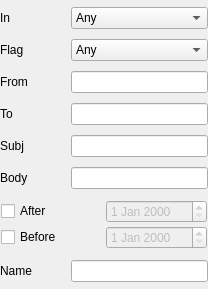
<ui version="4.0" >
 <class>SearchViewBase</class>
 <widget class="QWidget" name="SearchViewBase" >
  <property name="geometry" >
   <rect>
    <x>0</x>
    <y>0</y>
    <width>208</width>
    <height>289</height>
   </rect>
  </property>
  <property name="windowTitle" >
   <string>Search</string>
  </property>
  <layout class="QGridLayout" >
   <property name="margin" >
    <number>0</number>
   </property>
   <property name="spacing" >
    <number>0</number>
   </property>
   <item row="0" column="0" >
    <widget class="QFrame" name="searchFrame" >
     <property name="frameShape" >
      <enum>QFrame::NoFrame</enum>
     </property>
     <property name="frameShadow" >
      <enum>QFrame::Raised</enum>
     </property>
     <property name="lineWidth" >
      <number>0</number>
     </property>
     <layout class="QGridLayout" >
      <property name="margin" >
       <number>0</number>
      </property>
      <property name="spacing" >
       <number>3</number>
      </property>
      <item row="6" column="0" colspan="3" >
       <layout class="QGridLayout" >
        <property name="margin" >
         <number>1</number>
        </property>
        <property name="spacing" >
         <number>3</number>
        </property>
        <item row="0" column="1" >
         <widget class="QDateEdit" name="dateAfterButton" >
          <property name="enabled" >
           <bool>false</bool>
          </property>
         </widget>
        </item>
        <item row="1" column="0" >
         <widget class="QCheckBox" name="dateBeforeBox" >
          <property name="whatsThis" >
           <string>Include only mails before this date.</string>
          </property>
          <property name="text" >
           <string comment="Before 20th of July" >Before</string>
          </property>
         </widget>
        </item>
        <item row="1" column="1" >
         <widget class="QDateEdit" name="dateBeforeButton" >
          <property name="enabled" >
           <bool>false</bool>
          </property>
         </widget>
        </item>
        <item row="0" column="0" >
         <widget class="QCheckBox" name="dateAfterBox" >
          <property name="whatsThis" >
           <string>Include only mails after this date.</string>
          </property>
          <property name="text" >
           <string comment="e.g. After 20th of July" >After</string>
          </property>
         </widget>
        </item>
       </layout>
      </item>
      <item row="5" column="1" colspan="2" >
       <widget class="QLineEdit" name="bodyLine" >
        <property name="whatsThis" >
         <string>Input text that must occur in the body.  Bear in mind that searching the body can be very slow.</string>
        </property>
       </widget>
      </item>
      <item row="0" column="1" colspan="2" >
       <widget class="QComboBox" name="mailbox" >
        <property name="focusPolicy" >
         <enum>Qt::WheelFocus</enum>
        </property>
        <property name="whatsThis" >
         <string>Select the mailbox to search for mail in.</string>
        </property>
        <item>
         <property name="text" >
          <string>Any</string>
         </property>
        </item>
        <item>
         <property name="text" >
          <string>Inbox</string>
         </property>
        </item>
        <item>
         <property name="text" >
          <string>Outbox</string>
         </property>
        </item>
        <item>
         <property name="text" >
          <string>Drafts</string>
         </property>
        </item>
        <item>
         <property name="text" >
          <string>Sent</string>
         </property>
        </item>
        <item>
         <property name="text" >
          <string>Trash</string>
         </property>
        </item>
       </widget>
      </item>
      <item row="3" column="0" >
       <widget class="QLabel" name="TextLabel1_2_2_2" >
        <property name="text" >
         <string>To</string>
        </property>
       </widget>
      </item>
      <item row="1" column="0" >
       <widget class="QLabel" name="TextLabel1_2" >
        <property name="text" >
         <string>Flag</string>
        </property>
       </widget>
      </item>
      <item row="2" column="1" colspan="2" >
       <widget class="QLineEdit" name="fromLine" >
        <property name="whatsThis" >
         <string>Input text that must occur in the from field.</string>
        </property>
       </widget>
      </item>
      <item row="0" column="0" >
       <widget class="QLabel" name="TextLabel1" >
        <property name="text" >
         <string>In</string>
        </property>
       </widget>
      </item>
      <item row="7" column="0" >
       <widget class="QLabel" name="nameLabel" >
        <property name="text" >
         <string>Name</string>
        </property>
       </widget>
      </item>
      <item row="4" column="0" >
       <widget class="QLabel" name="TextLabel1_2_2_3" >
        <property name="text" >
         <string>Subj</string>
        </property>
       </widget>
      </item>
      <item row="4" column="1" colspan="2" >
       <widget class="QLineEdit" name="subjectLine" >
        <property name="whatsThis" >
         <string>Input text that must occur in the subject.</string>
        </property>
       </widget>
      </item>
      <item row="5" column="0" >
       <widget class="QLabel" name="TextLabel1_2_2_4" >
        <property name="text" >
         <string>Body</string>
        </property>
       </widget>
      </item>
      <item row="2" column="0" >
       <widget class="QLabel" name="TextLabel1_2_2" >
        <property name="text" >
         <string>From</string>
        </property>
       </widget>
      </item>
      <item row="1" column="1" colspan="2" >
       <widget class="QComboBox" name="status" >
        <property name="focusPolicy" >
         <enum>Qt::WheelFocus</enum>
        </property>
        <property name="whatsThis" >
         <string>Find mail with a matching flag.</string>
        </property>
        <item>
         <property name="text" >
          <string>Any</string>
         </property>
        </item>
        <item>
         <property name="text" >
          <string>Read</string>
         </property>
        </item>
        <item>
         <property name="text" >
          <string>Unread</string>
         </property>
        </item>
        <item>
         <property name="text" >
          <string>Replied</string>
         </property>
        </item>
       </widget>
      </item>
      <item row="3" column="1" colspan="2" >
       <widget class="QLineEdit" name="toLine" >
        <property name="whatsThis" >
         <string>Input text that must occur in the to field.</string>
        </property>
       </widget>
      </item>
      <item row="7" column="1" colspan="2" >
       <widget class="QLineEdit" name="nameLine" >
        <property name="whatsThis" >
         <string>Set the name for your query.</string>
        </property>
       </widget>
      </item>
     </layout>
    </widget>
   </item>
  </layout>
 </widget>
 <tabstops>
  <tabstop>mailbox</tabstop>
  <tabstop>status</tabstop>
  <tabstop>fromLine</tabstop>
  <tabstop>toLine</tabstop>
  <tabstop>subjectLine</tabstop>
  <tabstop>bodyLine</tabstop>
  <tabstop>dateAfterBox</tabstop>
  <tabstop>dateBeforeBox</tabstop>
  <tabstop>nameLine</tabstop>
 </tabstops>
 <resources/>
 <connections>
  <connection>
   <sender>dateAfterBox</sender>
   <signal>toggled(bool)</signal>
   <receiver>dateAfterButton</receiver>
   <slot>setEnabled(bool)</slot>
   <hints>
    <hint type="sourcelabel" >
     <x>28</x>
     <y>208</y>
    </hint>
    <hint type="destinationlabel" >
     <x>110</x>
     <y>211</y>
    </hint>
   </hints>
  </connection>
  <connection>
   <sender>dateBeforeBox</sender>
   <signal>toggled(bool)</signal>
   <receiver>dateBeforeButton</receiver>
   <slot>setEnabled(bool)</slot>
   <hints>
    <hint type="sourcelabel" >
     <x>42</x>
     <y>238</y>
    </hint>
    <hint type="destinationlabel" >
     <x>104</x>
     <y>239</y>
    </hint>
   </hints>
  </connection>
 </connections>
</ui>
